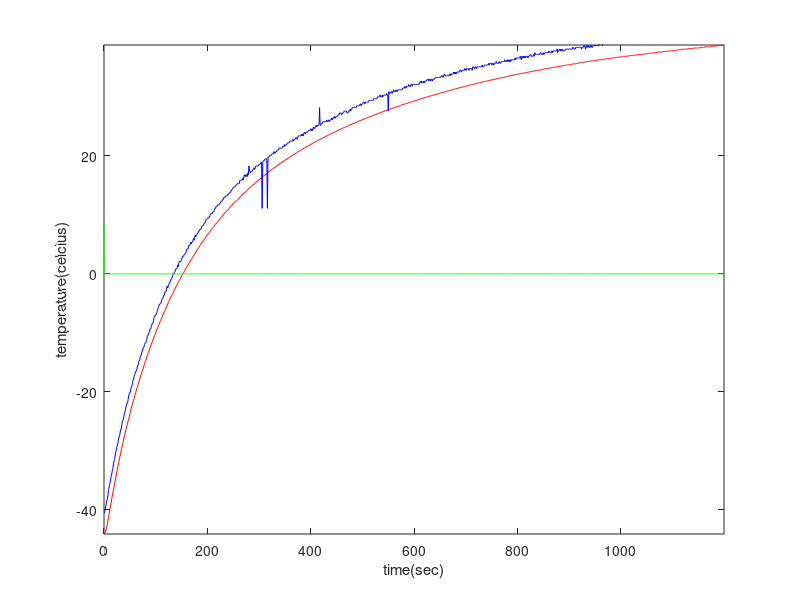

Write the MATLAB code that produced this figure.
clear all;
clc;

fid=fopen('warmup_20130419_13.58.50.csv');
c = textscan(fid,'%s %f %f %f %f %f','HeaderLines',0,'Delimiter',',','CollectOutput',1);
fclose(fid);

data = c{1,2};
cputime = data(:,2);
starttime = cputime (1);
cputime = cputime - starttime;
current_t = data (:,3); %cold finger
detector_t = data (:,4); %dector
tec_current = data (:,5);

figure(1);
title('Sine Function');
plot(cputime,current_t,'r',cputime,detector_t,'b');
xlabel('time(sec)');
ylabel('temperature(celcius)');
axis([cputime(1),cputime(end),current_t(1),current_t(end)]);

t2 = cputime(1000);
y2 = current_t(1000);
t1 = cputime (160);
y1 = current_t(160);
y_stable = current_t(end);
K = y_stable/tec_current(1);
T = (t2 - t1)/ (log(1-y1/y_stable) - log(1-y2/y_stable));
tau = (t2*log(1-y1/y_stable) - t1*log(1-y2/y_stable))/(log(1-y1/y_stable) - log(1-y2/y_stable)); %maybe there's no delay

%gs=tf([1],[1 1],'ioDelay',tau);
H = tf([1],[1 1]);

check = [];
for i = 1:length(cputime)
    check = [check, K*exp(-tau*cputime(i))/(T*cputime(i)+1)];
end
hold on;
plot(cputime,check,'g');


